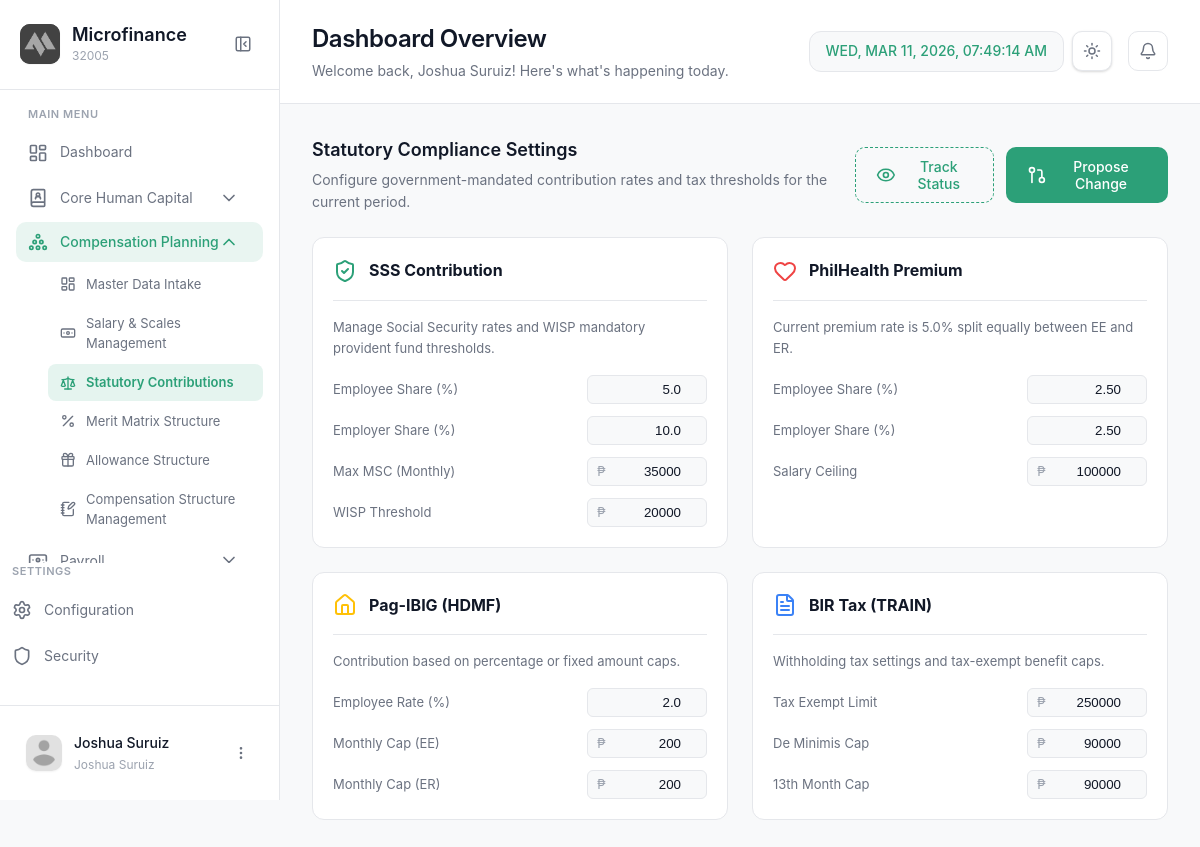
Screenshot of /modules/compensation/statutory.php (signed in) with the database file from the repository.
### tables this page shows
CREATE TABLE `sss_settings` (
  `period_id` int(11) NOT NULL,
  `employee_share_pct` decimal(5,2) DEFAULT NULL,
  `employer_share_pct` decimal(5,2) DEFAULT NULL,
  `max_msc_monthly` decimal(15,2) DEFAULT NULL,
  `wisp_threshold` decimal(15,2) DEFAULT NULL
);

CREATE TABLE `philhealth_settings` (
  `period_id` int(11) NOT NULL,
  `employee_share_pct` decimal(5,2) DEFAULT NULL,
  `employer_share_pct` decimal(5,2) DEFAULT NULL,
  `salary_ceiling` decimal(15,2) DEFAULT NULL
);

CREATE TABLE `pagibig_settings` (
  `period_id` int(11) NOT NULL,
  `employee_rate_pct` decimal(5,2) DEFAULT NULL,
  `monthly_cap_ee` decimal(15,2) DEFAULT NULL,
  `monthly_cap_er` decimal(15,2) DEFAULT NULL
);

CREATE TABLE `bir_tax_settings` (
  `period_id` int(11) NOT NULL,
  `tax_exempt_limit` decimal(15,2) DEFAULT NULL,
  `de_minimis_cap` decimal(15,2) DEFAULT NULL,
  `thirteenth_month_cap` decimal(15,2) DEFAULT NULL
);

### modules/compensation/statutory.php (the view, shortened to what the rows shown need)
<?php
require_once '../../config/config.php';
$period_id = 1;
$sss_query = $conn->query("SELECT * FROM sss_settings WHERE period_id = $period_id");
$sss_data = $sss_query->fetch_assoc();
$ph_query = $conn->query("SELECT * FROM philhealth_settings WHERE period_id = $period_id");
$ph_data = $ph_query->fetch_assoc();
$pi_query = $conn->query("SELECT * FROM pagibig_settings WHERE period_id = $period_id");
$pi_data = $pi_query->fetch_assoc();
$bir_query = $conn->query("SELECT * FROM bir_tax_settings WHERE period_id = $period_id");
$bir_data = $bir_query->fetch_assoc();
?>
<!DOCTYPE html>
<html lang="en">
<head>
  <link rel="stylesheet" href="../../css/compensationdashboard.css?v=1.4">
</head>
<body>
  <aside class="sidebar" id="sidebar">
    <div class="sidebar-header">
      <div class="logo-container">
        <div class="logo-text">
          <h2 class="app-name">Microfinance</h2>
        </div>
      </div>
    </div>
  </aside>
  <main class="main-content">
    <header class="page-header">
      <div class="header-left">
        <div class="header-title">
          <h1>Dashboard Overview</h1>
        </div>
      </div>
    </header>
    <div class="content-wrapper">
      <div class="comp-grid" style="display: grid; grid-template-columns: repeat(auto-fit, minmax(320px, 1fr)); gap: 24px;">
        <div class="stat-group-card" style="background: var(--surface); border: 1px solid var(--border-color); border-radius: 12px; padding: 20px;">
          <div class="sg-body">
            <div class="editable-form" style="display: flex; flex-direction: column; gap: 12px;">
              <div class="form-group-inline" style="display: flex; justify-content: space-between; align-items: center;">
                <label style="font-size: 13px; color: var(--text-secondary);">Employee Share (%)</label>
                <input type="number" step="0.1" value="<?php echo number_format($sss_data['employee_share_pct'] ?? 5.0, 1); ?>" class="stat-input" style="width: 120px; padding: 6px 10px; border: 1px solid var(--border-color); border-radius: 6px; text-align: right; background: var(--background); color: var(--text-primary);">
              </div>
              <div class="form-group-inline" style="display: flex; justify-content: space-between; align-items: center;">
                <label style="font-size: 13px; color: var(--text-secondary);">Employer Share (%)</label>
                <input type="number" step="0.1" value="<?php echo number_format($sss_data['employer_share_pct'] ?? 10.0, 1); ?>" class="stat-input" style="width: 120px; padding: 6px 10px; border: 1px solid var(--border-color); border-radius: 6px; text-align: right; background: var(--background); color: var(--text-primary);">
              </div>
              <div class="form-group-inline" style="display: flex; justify-content: space-between; align-items: center;">
                <div class="inline-input-symbol" style="position: relative; width: 120px;">
                  <span style="position: absolute; left: 10px; top: 50%; transform: translateY(-50%); color: var(--text-tertiary); font-size: 13px;">&#8369;</span>
                  <input type="number" value="<?php echo (int)($sss_data['max_msc_monthly'] ?? 30000); ?>" class="stat-input" style="width: 100%; padding: 6px 10px 6px 24px; border: 1px solid var(--border-color); border-radius: 6px; text-align: right; background: var(--background); color: var(--text-primary);">
                </div>
              </div>
              <div class="form-group-inline" style="display: flex; justify-content: space-between; align-items: center;">
                <div class="inline-input-symbol" style="position: relative; width: 120px;">
                  <span style="position: absolute; left: 10px; top: 50%; transform: translateY(-50%); color: var(--text-tertiary); font-size: 13px;">&#8369;</span>
                  <input type="number" value="<?php echo (int)($sss_data['wisp_threshold'] ?? 20000); ?>" class="stat-input" style="width: 100%; padding: 6px 10px 6px 24px; border: 1px solid var(--border-color); border-radius: 6px; text-align: right; background: var(--background); color: var(--text-primary);">
                </div>
              </div>
            </div>
          </div>
        </div>
        <div class="stat-group-card" style="background: var(--surface); border: 1px solid var(--border-color); border-radius: 12px; padding: 20px;">
          <div class="sg-body">
            <div class="editable-form" style="display: flex; flex-direction: column; gap: 12px;">
              <div class="form-group-inline" style="display: flex; justify-content: space-between; align-items: center;">
                <label style="font-size: 13px; color: var(--text-secondary);">Employee Share (%)</label>
                <input type="number" step="0.01" value="<?php echo number_format($ph_data['employee_share_pct'] ?? 2.50, 2); ?>" class="stat-input" style="width: 120px; padding: 6px 10px; border: 1px solid var(--border-color); border-radius: 6px; text-align: right; background: var(--background); color: var(--text-primary);">
              </div>
              <div class="form-group-inline" style="display: flex; justify-content: space-between; align-items: center;">
                <label style="font-size: 13px; color: var(--text-secondary);">Employer Share (%)</label>
                <input type="number" step="0.01" value="<?php echo number_format($ph_data['employer_share_pct'] ?? 2.50, 2); ?>" class="stat-input" style="width: 120px; padding: 6px 10px; border: 1px solid var(--border-color); border-radius: 6px; text-align: right; background: var(--background); color: var(--text-primary);">
              </div>
              <div class="form-group-inline" style="display: flex; justify-content: space-between; align-items: center;">
                <div class="inline-input-symbol" style="position: relative; width: 120px;">
                  <span style="position: absolute; left: 10px; top: 50%; transform: translateY(-50%); color: var(--text-tertiary); font-size: 13px;">&#8369;</span>
                  <input type="number" value="<?php echo (int)($ph_data['salary_ceiling'] ?? 100000); ?>" class="stat-input" style="width: 100%; padding: 6px 10px 6px 24px; border: 1px solid var(--border-color); border-radius: 6px; text-align: right; background: var(--background); color: var(--text-primary);">
                </div>
              </div>
            </div>
          </div>
        </div>
        <div class="stat-group-card" style="background: var(--surface); border: 1px solid var(--border-color); border-radius: 12px; padding: 20px;">
          <div class="sg-body">
            <div class="editable-form" style="display: flex; flex-direction: column; gap: 12px;">
              <div class="form-group-inline" style="display: flex; justify-content: space-between; align-items: center;">
                <label style="font-size: 13px; color: var(--text-secondary);">Employee Rate (%)</label>
                <input type="number" step="0.1" value="<?php echo number_format($pi_data['employee_rate_pct'] ?? 2.0, 1); ?>" class="stat-input" style="width: 120px; padding: 6px 10px; border: 1px solid var(--border-color); border-radius: 6px; text-align: right; background: var(--background); color: var(--text-primary);">
              </div>
              <div class="form-group-inline" style="display: flex; justify-content: space-between; align-items: center;">
                <div class="inline-input-symbol" style="position: relative; width: 120px;">
                  <span style="position: absolute; left: 10px; top: 50%; transform: translateY(-50%); color: var(--text-tertiary); font-size: 13px;">&#8369;</span>
                  <input type="number" value="<?php echo (int)($pi_data['monthly_cap_ee'] ?? 200); ?>" class="stat-input" style="width: 100%; padding: 6px 10px 6px 24px; border: 1px solid var(--border-color); border-radius: 6px; text-align: right; background: var(--background); color: var(--text-primary);">
                </div>
              </div>
              <div class="form-group-inline" style="display: flex; justify-content: space-between; align-items: center;">
                <div class="inline-input-symbol" style="position: relative; width: 120px;">
                  <span style="position: absolute; left: 10px; top: 50%; transform: translateY(-50%); color: var(--text-tertiary); font-size: 13px;">&#8369;</span>
                  <input type="number" value="<?php echo (int)($pi_data['monthly_cap_er'] ?? 200); ?>" class="stat-input" style="width: 100%; padding: 6px 10px 6px 24px; border: 1px solid var(--border-color); border-radius: 6px; text-align: right; background: var(--background); color: var(--text-primary);">
                </div>
              </div>
            </div>
          </div>
        </div>
        <div class="stat-group-card" style="background: var(--surface); border: 1px solid var(--border-color); border-radius: 12px; padding: 20px;">
          <div class="sg-body">
            <div class="editable-form" style="display: flex; flex-direction: column; gap: 12px;">
              <div class="form-group-inline" style="display: flex; justify-content: space-between; align-items: center;">
                <div class="inline-input-symbol" style="position: relative; width: 120px;">
                  <span style="position: absolute; left: 10px; top: 50%; transform: translateY(-50%); color: var(--text-tertiary); font-size: 13px;">&#8369;</span>
                  <input type="number" value="<?php echo (int)($bir_data['tax_exempt_limit'] ?? 250000); ?>" class="stat-input" style="width: 100%; padding: 6px 10px 6px 24px; border: 1px solid var(--border-color); border-radius: 6px; text-align: right; background: var(--background); color: var(--text-primary);">
                </div>
              </div>
              <div class="form-group-inline" style="display: flex; justify-content: space-between; align-items: center;">
                <div class="inline-input-symbol" style="position: relative; width: 120px;">
                  <span style="position: absolute; left: 10px; top: 50%; transform: translateY(-50%); color: var(--text-tertiary); font-size: 13px;">&#8369;</span>
                  <input type="number" value="<?php echo (int)($bir_data['de_minimis_cap'] ?? 90000); ?>" class="stat-input" style="width: 100%; padding: 6px 10px 6px 24px; border: 1px solid var(--border-color); border-radius: 6px; text-align: right; background: var(--background); color: var(--text-primary);">
                </div>
              </div>
              <div class="form-group-inline" style="display: flex; justify-content: space-between; align-items: center;">
                <div class="inline-input-symbol" style="position: relative; width: 120px;">
                  <span style="position: absolute; left: 10px; top: 50%; transform: translateY(-50%); color: var(--text-tertiary); font-size: 13px;">&#8369;</span>
                  <input type="number" value="<?php echo (int)($bir_data['thirteenth_month_cap'] ?? 90000); ?>" class="stat-input" style="width: 100%; padding: 6px 10px 6px 24px; border: 1px solid var(--border-color); border-radius: 6px; text-align: right; background: var(--background); color: var(--text-primary);">
                </div>
              </div>
            </div>
          </div>
        </div>
      </div>
    </div>
  </main>
</body>
</html>

### rows the page displays
sss_settings: employee_share_pct "5.0", employer_share_pct "10.0", max_msc_monthly "35000", wisp_threshold "20000"
philhealth_settings: employee_share_pct "2.50", employer_share_pct "2.50", salary_ceiling "100000"
pagibig_settings: employee_rate_pct "2.0", monthly_cap_ee "200", monthly_cap_er "200"
bir_tax_settings: tax_exempt_limit "250000", de_minimis_cap "90000", thirteenth_month_cap "90000"

### other values shown
$_SESSION['username'] "Joshua Suruiz"
$_SESSION['user_role'] "Joshua Suruiz"
